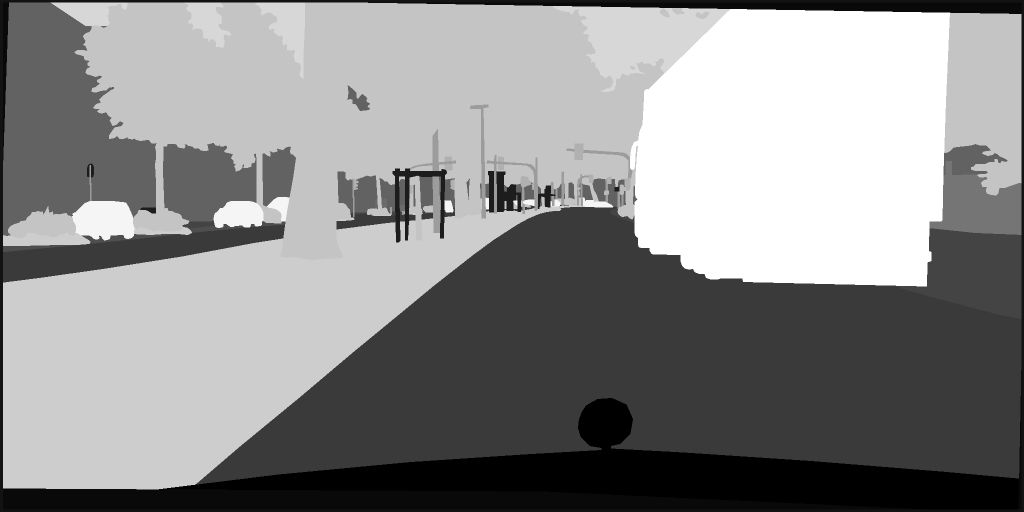
#> input picture tests/data/preprocess_demo/bochum_000000_000313_gtFine_labelIds.png, 2048 x 1024 px (shown at 1/2 size)
$ jupyter execute --allow-errors playground.ipynb   (shell and % lines are left out)
#> lines starting #> are read from the running program, lines starting #| are printed output that depends on the picture; after the words box and inside, x2 and y2 are one past the last pixel; in counts of white or black regions, pixels touching at a corner belong together
[cell 1]
import os
import sys

sys.path.append('..')

[cell 2]
import math

import matplotlib.pyplot as plt
import numpy as np
import pandas as pd
from PIL import Image

[cell 3]
# %matplotlib widget

[cell 4]
DATA_ROOT = '../tests/data/preprocess_demo'
print(os.path.exists(DATA_ROOT))

[cell 5]
mask_fn = 'cropped_aachen_000000_000019_labelIds.png'  # cropped
mask_fn = 'case2.png'  # cropped
mask_fn = 'aachen_000000_000019_gtFine_labelIds.png'
gt_edge_fn = 'aachen_000000_000019_gtProc_edge.png'

mask_fn = 'bochum_000000_000313_gtFine_labelIds.png'
gt_edge_fn = 'bochum_000000_000313_gtProc_edge.png'

mask_path = os.path.join(DATA_ROOT, mask_fn)
edge_path = os.path.join(DATA_ROOT, gt_edge_fn)
print(os.path.exists(mask_path))
print(os.path.exists(edge_path))

[cell 6]
mask_img = Image.open(mask_path)
#> mask_img is the input picture: PIL image 2048x1024 L; min 1, max 27, mean 15.3
mask = np.array(mask_img)
display(mask_img)

[cell 7]
plt.imshow(mask, interpolation='nearest')
plt.gcf().set_dpi(150)

#> (a cell that did not finish here is left out)

[cell 9]
from scipy.ndimage.morphology import distance_transform_edt
from copy import deepcopy

[cell 10]
h, w = mask.shape
#> h = 1024; w = 2048

[cell 11]
def mask_to_onehot(mask, num_classes):
    """
    Converts a segmentation mask (H,W) to (K,H,W) where the last dim is a one
    hot encoding vector
    """
    _mask = [mask == i for i in range(num_classes)]
    return np.array(_mask).astype(np.uint8)

[cell 12]
m = mask_to_onehot(mask, 34)

[cell 13]
testing = True
tmp_class = 20

inner = None
outer = None
dist = None

if testing:
    # inner = distance_transform_edt(m[tmp_class, ...])
    # inner = distance_transform_edt(
    #     deepcopy(
    #         m[tmp_class, ...] + m[3, ...] + m[2, ...]
    #     )
    # )

    # we add ignore labels to inner
    _m = m[tmp_class, ...] + m[3, ...] + m[2, ...]
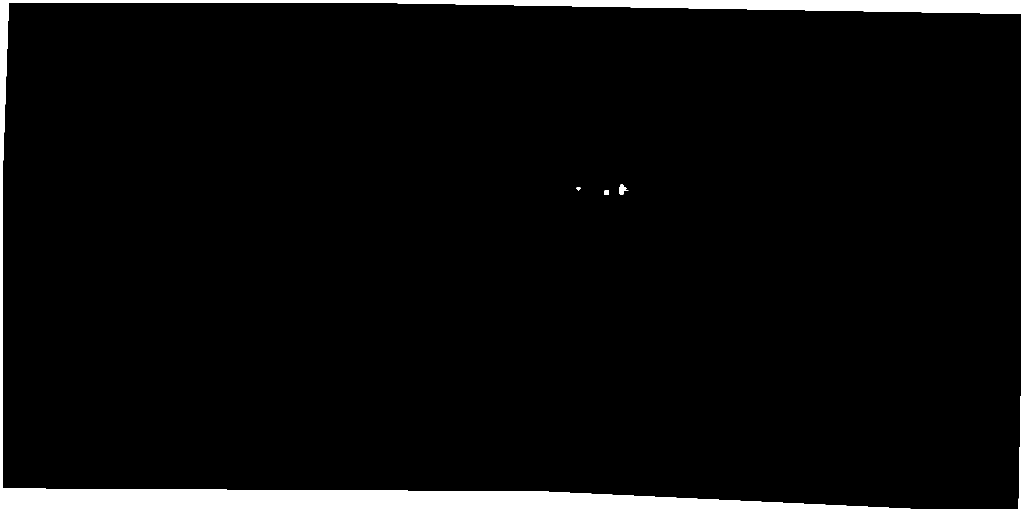
#> _m: shape (1024, 2048) (shown at 1/2 size); values 0 (black) and 1 (white), 5.1% white; 4 white regions, box (x1, y1, x2, y2) and area: (0, 0, 2048, 1024) 105732, (1239, 369, 1257, 390) 211, (1208, 381, 1218, 390) 84, (1153, 375, 1161, 381) 36
    _m = (_m > 0).astype(np.uint8)
    inner = distance_transform_edt(_m)
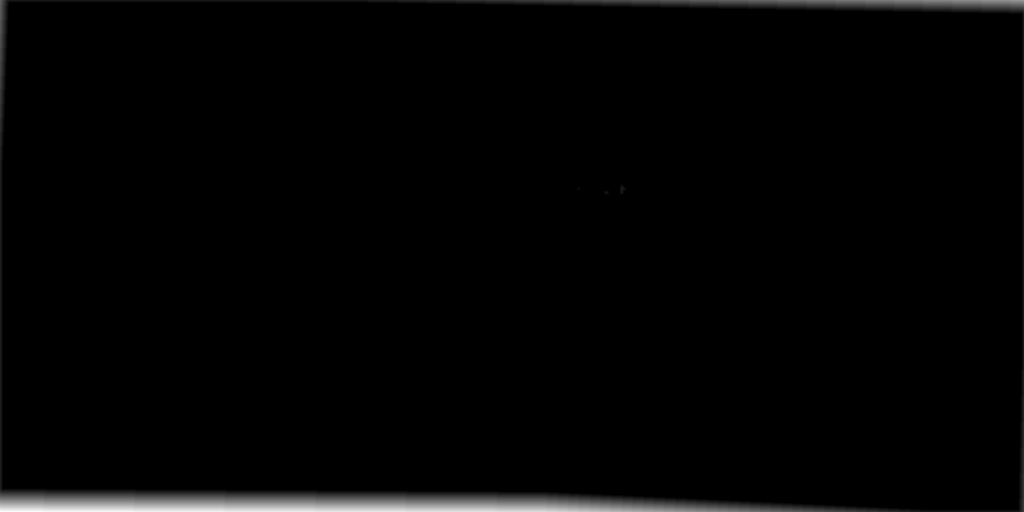
#> inner: shape (1024, 2048) float64 (shown at 1/2 size); min 0, max 47.38, mean 0.8; drawn with min black and max white
    # print('debug', m[tmp_class, ...]) #+ m[3, ...] + m[2, ...])


    print("inner")
    plt.imshow(inner, interpolation='nearest')
    plt.gcf().set_dpi(150)
    plt.show()


    print(np.allclose(1 - m[tmp_class, ...], np.ones((h, w))))
#| False
    inv = 1 - m[tmp_class, ...]
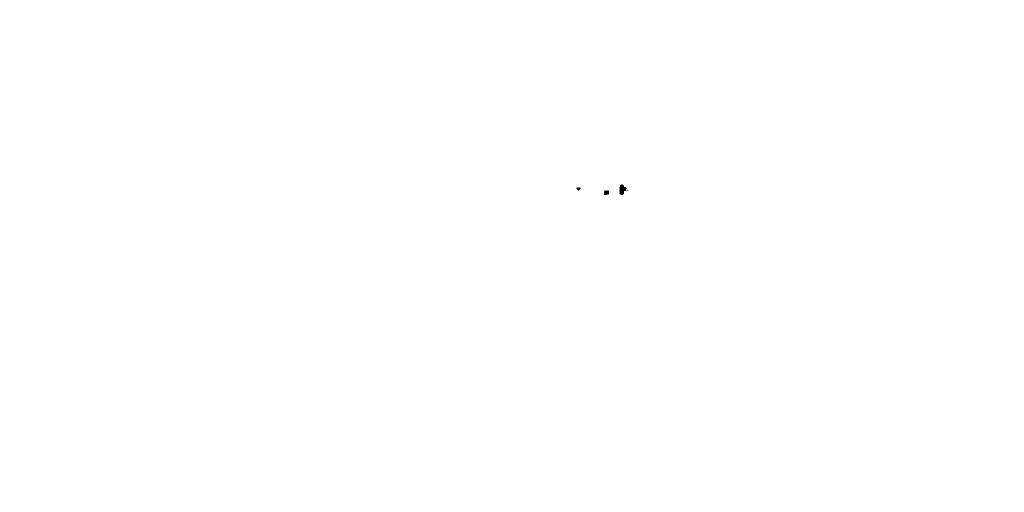
#> inv: shape (1024, 2048) (shown at 1/2 size); values 0 (black) and 1 (white), 100% white; 3 black regions, box (x1, y1, x2, y2) and area: (1239, 369, 1257, 390) 211, (1208, 381, 1218, 390) 84, (1153, 375, 1161, 381) 36
    if np.sum(inv) == h*w:
        print("1s")
        inv = np.zeros((h, w))

    # outer = distance_transform_edt(deepcopy(inv))
    outer = distance_transform_edt(inv)
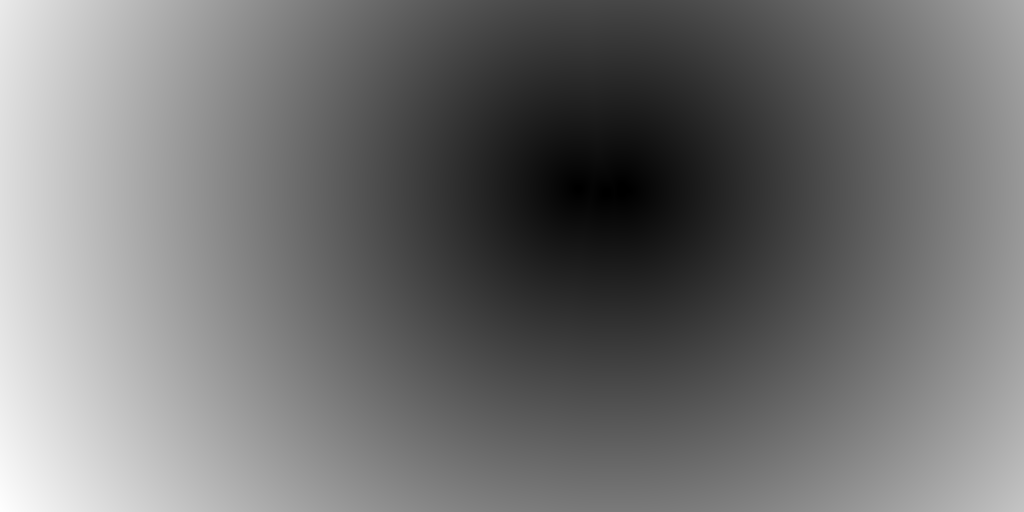
#> outer: shape (1024, 2048) float64 (shown at 1/2 size); min 0, max 1321.6, mean 595; drawn with min black and max white

    print("outer")
    plt.imshow(outer, interpolation='nearest')
    plt.gcf().set_dpi(150)
    plt.show()


    # dist = outer * ignore_mask + (inner)
    dist = outer + (inner)

    print("dist")
    plt.imshow(dist, interpolation='nearest')
    plt.gcf().set_dpi(150)
    plt.show()

    dist[dist > 2] = 0

    print("thresholded")
    plt.imshow(dist, interpolation='nearest')
    plt.gcf().set_dpi(150)
    plt.show()

    bin_dist = (dist > 0).astype(np.uint8)
#> bin_dist: shape (1024, 2048); values 0 (black) and 1 (white), 0.02% white; 3 white regions, box (x1, y1, x2, y2) and area: (1237, 367, 1259, 392) 239, (1206, 379, 1220, 392) 132, (1151, 373, 1163, 383) 78

    print("binarize")
    plt.imshow(bin_dist, interpolation='nearest')
    plt.gcf().set_dpi(150)
    plt.show()

[cell 14]
def onehot_to_multiclass_edges(
    mask: np.ndarray,
    radius: int = 2,
    num_classes: int = 34,
    ignore_classes: list = [2, 3],
) -> np.ndarray:
    """
    Converts a segmentation mask (K,H,W) to an edgemap (K,H,W)
    """
#> called with mask = array of shape (34, 1024, 2048), radius = 2, num_classes = 34
    if radius < 1:
        return mask

    h, w = mask.shape[1:]
#> h = 1024; w = 2048

    # make ignore mask
    ignore_mask = np.zeros((h, w), dtype=np.uint8)
    for i in ignore_classes:
        ignore_mask += mask[i]

    edges = np.zeros_like(mask)
    for c in range(num_classes):
        if c in ignore_classes:
            continue

        if not np.count_nonzero(mask[c]):
            # if there are no class labels in the mask
            continue

        inner = distance_transform_edt((mask[c] + ignore_mask) > 0)
        outer = distance_transform_edt(1. - mask[c])
        dist = outer + inner

        dist[dist > radius] = 0
        dist = (dist > 0).astype(np.uint8)

        edges[c] = dist
#> this loop made 34 passes
#> pass 2, in onehot_to_multiclass_edges, `outer = distance_transform_edt(1. - mask[c])`:
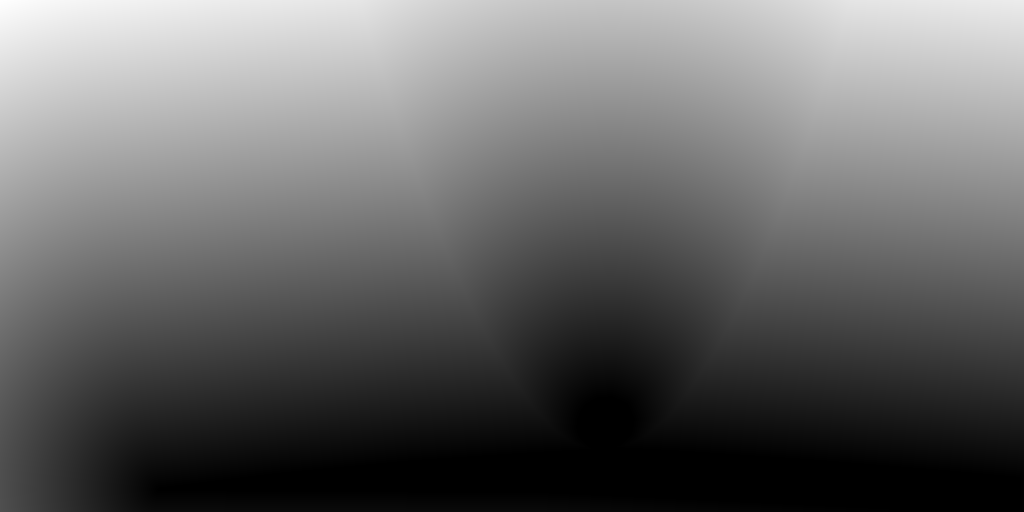
#> outer: shape (1024, 2048) float64 (shown at 1/2 size); min 0, max 1028.4, mean 417.2; drawn with min black and max white
#> after the loop:
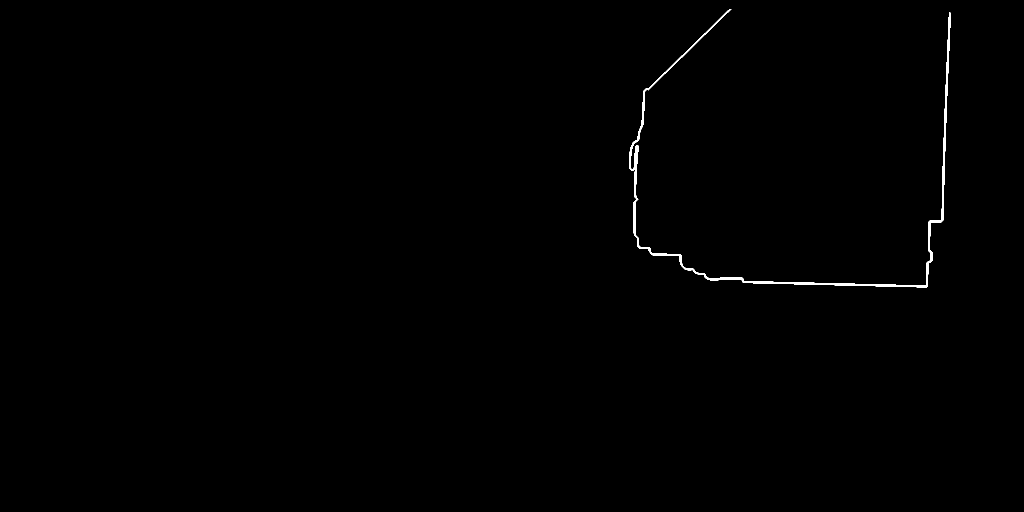
#> dist: shape (1024, 2048) (shown at 1/2 size); values 0 (black) and 1 (white), 0.34% white; 1 white region, box (x1, y1, x2, y2) and area: (1258, 18, 1902, 575) 7046

    return edges

[cell 15]
_ = onehot_to_multiclass_edges(m, 2, 34)

[cell 16]

edges_ids = onehot_to_multiclass_edges(m, 2, 34)

#> (a cell that did not finish here is left out)

[cell 18]
# debug
print(edges_ids.shape, m.shape, mask.shape)
#| (34, 1024, 2048) (34, 1024, 2048) (1024, 2048)

[cell 19]
edges_trainIds = np.zeros((19, h, w), dtype=np.uint8)
#> (the rest of this cell did not finish here and is left out)

#> (a cell that did not finish here is left out)

#> (a cell that did not finish here is left out)

[cell 22]
bin_edges = (np.sum(edges_trainIds, axis=0) > 0).astype(np.uint8)
#> bin_edges: shape (1024, 2048); every value is 0
_bin_edges = (np.sum(edges_ids, axis=0) > 0).astype(np.uint8)
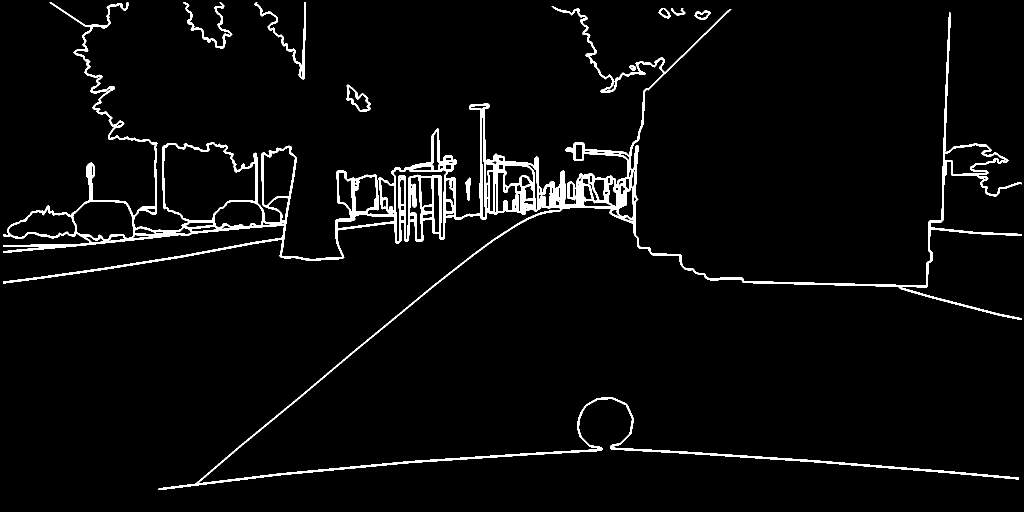
#> _bin_edges: shape (1024, 2048) (shown at 1/2 size); values 0 (black) and 1 (white), 3.6% white; 10 white regions, largest, box (x1, y1, x2, y2) and area: (6, 5, 2043, 979) 71377, (508, 5, 612, 160) 1555, (366, 5, 465, 97) 1188

[cell 23]
plt.imshow(bin_edges, interpolation='nearest')
plt.gcf().set_dpi(150)
plt.show()

plt.imshow(_bin_edges, interpolation='nearest')
plt.gcf().set_dpi(150)
plt.show()

plt.imshow(edges_trainIds[4], interpolation='nearest')
plt.gcf().set_dpi(150)
plt.show()

[cell 24]
edge_img = Image.open(edge_path)
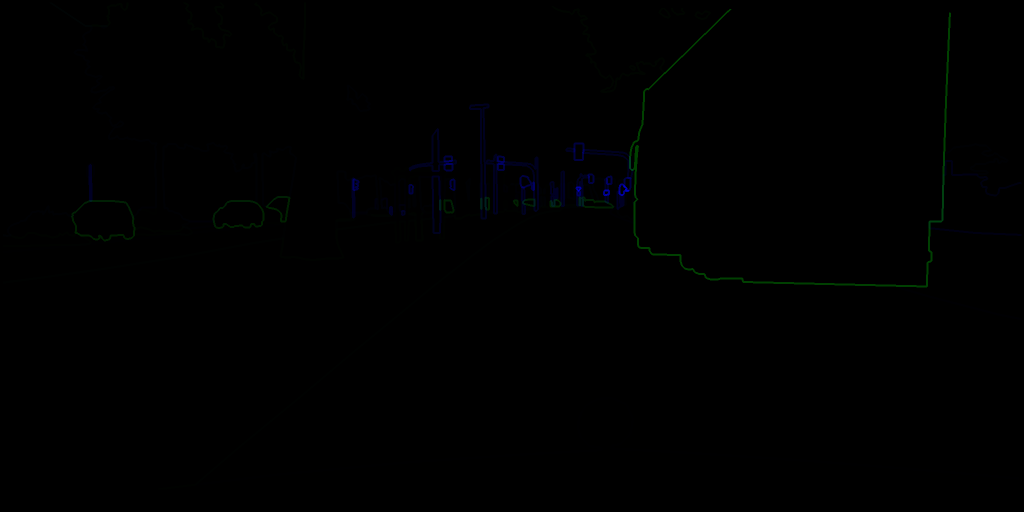
#> input picture tests/data/preprocess_demo/bochum_000000_000313_gtProc_edge.png, 2048 x 1024 px (shown at 1/2 size)
#> edge_img is the input picture: PIL image 2048x1024 RGB; mean R, G, B 0, 0.3, 0.4
print(edge_path)
# display(edge_img)

[cell 25]
# [11 lines of commented-out code are left out]
gt_edge = np.array(edge_img, dtype=np.uint8)
# check equal
#> (the rest of this cell did not finish here and is left out)

[cell 26]
trainId = 0

plt.imshow(edges_trainIds[trainId], interpolation='nearest')
plt.gcf().set_dpi(150)
plt.show()

plt.imshow(gt_edge[trainId], interpolation='nearest')
plt.gcf().set_dpi(150)
plt.show()
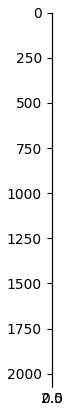
#> figure drawn by matplotlib, 1 panel

#> (a cell that did not finish here is left out)

[cell 28]
# compare binary edges

gt_bin_edges = (np.sum(gt_edge, axis=0) > 0).astype(np.uint8)
#> gt_bin_edges = 2048 rows, first 8: [0, 0, 0], [0, 0, 0], [0, 0, 0], [0, 0, 0], [0, 0, 0], [0, 0, 0], [0, 1, 1], [0, 1, 1]

#> (the rest of this cell did not finish here and is left out)
